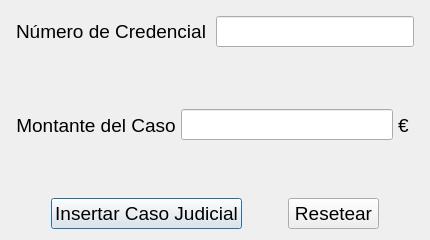
<?xml version="1.0" encoding="UTF-8"?>
<ui version="4.0">
 <class>VentanaCaso</class>
 <widget class="QDialog" name="VentanaCaso">
  <property name="geometry">
   <rect>
    <x>0</x>
    <y>0</y>
    <width>430</width>
    <height>240</height>
   </rect>
  </property>
  <property name="minimumSize">
   <size>
    <width>430</width>
    <height>240</height>
   </size>
  </property>
  <property name="maximumSize">
   <size>
    <width>430</width>
    <height>240</height>
   </size>
  </property>
  <property name="font">
   <font>
    <pointsize>14</pointsize>
   </font>
  </property>
  <property name="windowTitle">
   <string>Insertar un Caso Judicial</string>
  </property>
  <layout class="QGridLayout" name="gridLayout">
   <item row="0" column="0">
    <layout class="QHBoxLayout" name="horizontalLayout_2">
     <property name="spacing">
      <number>10</number>
     </property>
     <property name="leftMargin">
      <number>5</number>
     </property>
     <property name="topMargin">
      <number>5</number>
     </property>
     <property name="rightMargin">
      <number>5</number>
     </property>
     <property name="bottomMargin">
      <number>5</number>
     </property>
     <item>
      <widget class="QLabel" name="label">
       <property name="sizePolicy">
        <sizepolicy hsizetype="Preferred" vsizetype="Preferred">
         <horstretch>1</horstretch>
         <verstretch>0</verstretch>
        </sizepolicy>
       </property>
       <property name="text">
        <string>Número de Credencial</string>
       </property>
       <property name="alignment">
        <set>Qt::AlignCenter</set>
       </property>
      </widget>
     </item>
     <item>
      <widget class="QLineEdit" name="inputCredencial">
       <property name="sizePolicy">
        <sizepolicy hsizetype="Expanding" vsizetype="Fixed">
         <horstretch>4</horstretch>
         <verstretch>0</verstretch>
        </sizepolicy>
       </property>
      </widget>
     </item>
    </layout>
   </item>
   <item row="1" column="0">
    <layout class="QHBoxLayout" name="horizontalLayout_3">
     <property name="spacing">
      <number>5</number>
     </property>
     <property name="leftMargin">
      <number>5</number>
     </property>
     <property name="topMargin">
      <number>5</number>
     </property>
     <property name="rightMargin">
      <number>10</number>
     </property>
     <property name="bottomMargin">
      <number>5</number>
     </property>
     <item>
      <widget class="QLabel" name="label_2">
       <property name="sizePolicy">
        <sizepolicy hsizetype="Preferred" vsizetype="Preferred">
         <horstretch>3</horstretch>
         <verstretch>0</verstretch>
        </sizepolicy>
       </property>
       <property name="text">
        <string>Montante del Caso</string>
       </property>
       <property name="alignment">
        <set>Qt::AlignCenter</set>
       </property>
      </widget>
     </item>
     <item>
      <widget class="QLineEdit" name="inputMontante">
       <property name="sizePolicy">
        <sizepolicy hsizetype="Expanding" vsizetype="Fixed">
         <horstretch>4</horstretch>
         <verstretch>0</verstretch>
        </sizepolicy>
       </property>
      </widget>
     </item>
     <item>
      <widget class="QLabel" name="label_3">
       <property name="text">
        <string>€</string>
       </property>
      </widget>
     </item>
    </layout>
   </item>
   <item row="2" column="0">
    <layout class="QHBoxLayout" name="horizontalLayout">
     <item>
      <spacer name="horizontalSpacer">
       <property name="orientation">
        <enum>Qt::Horizontal</enum>
       </property>
       <property name="sizeHint" stdset="0">
        <size>
         <width>40</width>
         <height>20</height>
        </size>
       </property>
      </spacer>
     </item>
     <item>
      <widget class="QPushButton" name="botonAceptar">
       <property name="sizePolicy">
        <sizepolicy hsizetype="Minimum" vsizetype="Fixed">
         <horstretch>4</horstretch>
         <verstretch>0</verstretch>
        </sizepolicy>
       </property>
       <property name="minimumSize">
        <size>
         <width>0</width>
         <height>0</height>
        </size>
       </property>
       <property name="cursor">
        <cursorShape>PointingHandCursor</cursorShape>
       </property>
       <property name="text">
        <string>Insertar Caso Judicial</string>
       </property>
      </widget>
     </item>
     <item>
      <spacer name="horizontalSpacer_3">
       <property name="orientation">
        <enum>Qt::Horizontal</enum>
       </property>
       <property name="sizeHint" stdset="0">
        <size>
         <width>40</width>
         <height>20</height>
        </size>
       </property>
      </spacer>
     </item>
     <item>
      <widget class="QPushButton" name="botonResetear">
       <property name="sizePolicy">
        <sizepolicy hsizetype="Minimum" vsizetype="Fixed">
         <horstretch>2</horstretch>
         <verstretch>0</verstretch>
        </sizepolicy>
       </property>
       <property name="cursor">
        <cursorShape>PointingHandCursor</cursorShape>
       </property>
       <property name="text">
        <string>Resetear</string>
       </property>
      </widget>
     </item>
     <item>
      <spacer name="horizontalSpacer_2">
       <property name="orientation">
        <enum>Qt::Horizontal</enum>
       </property>
       <property name="sizeHint" stdset="0">
        <size>
         <width>40</width>
         <height>20</height>
        </size>
       </property>
      </spacer>
     </item>
    </layout>
   </item>
  </layout>
 </widget>
 <resources/>
 <connections/>
</ui>
